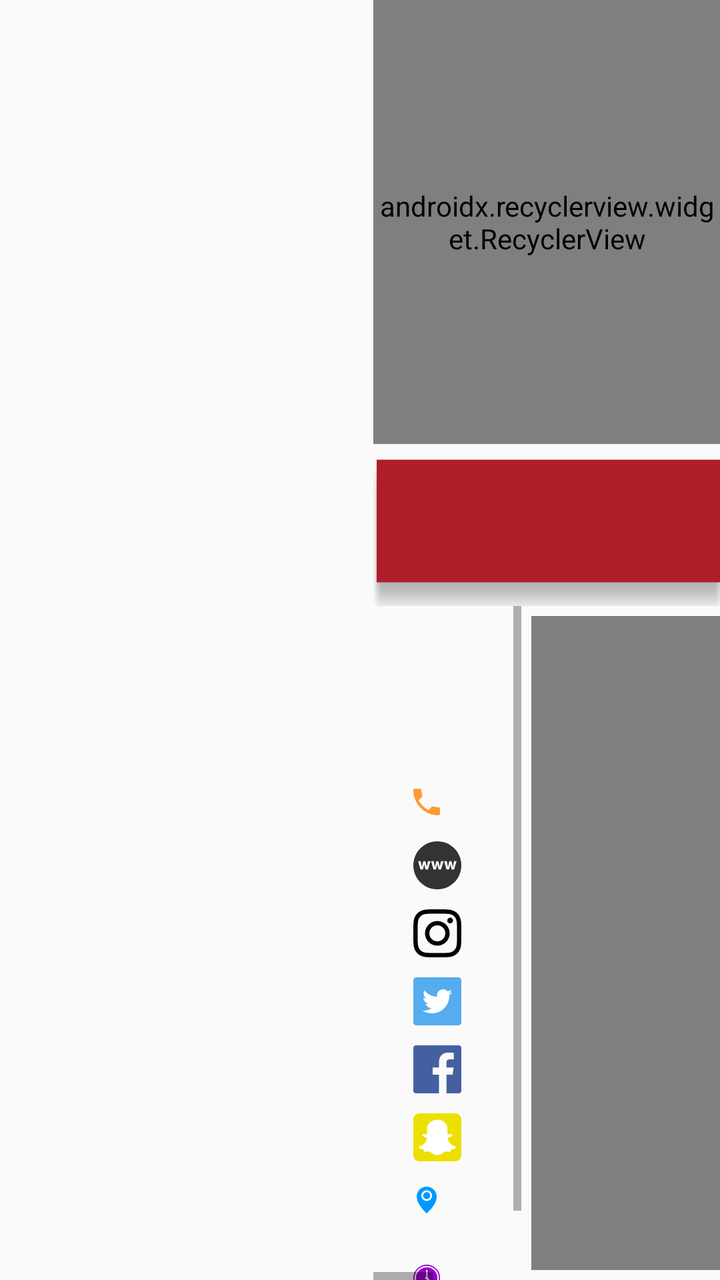
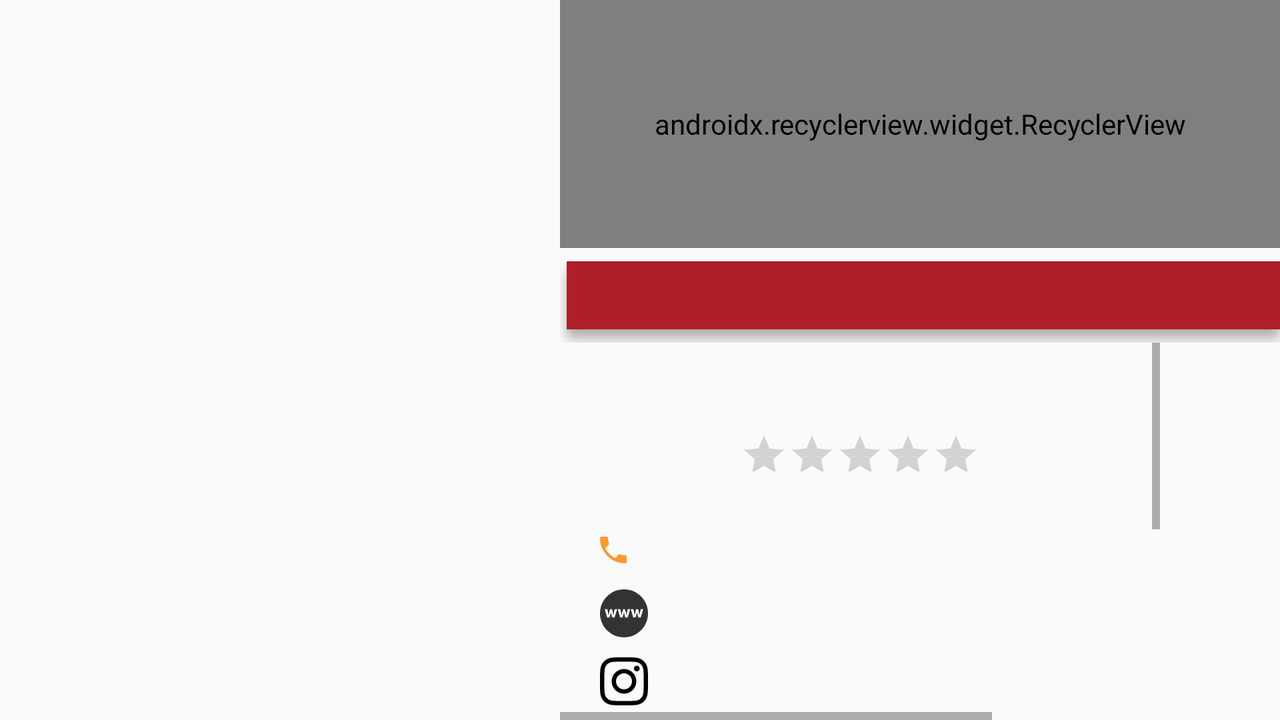

One screen, two layout resources from the same app: the default and the author's alternative for another configuration. Each is rendered where Android would select it; the XML of both is given below.
<!-- AndroidManifest.xml: application theme AppTheme -->
<!-- res/layout/fragment_directory.xml -->
<FrameLayout xmlns:android="http://schemas.android.com/apk/res/android"
    xmlns:tools="http://schemas.android.com/tools"
    android:layout_width="match_parent"
    android:layout_height="match_parent"
    xmlns:app="http://schemas.android.com/apk/res-auto"
    tools:context="com.ridealongpivot.DirectoryFragment">

    <LinearLayout
        android:id="@+id/ll_dictionary"
        android:layout_width="match_parent"
        android:layout_height="match_parent"
        android:orientation="horizontal"
        android:visibility="visible"
        android:paddingLeft="100dp"
        android:weightSum="6">

        <LinearLayout
            android:layout_width="0dp"
            android:layout_height="match_parent"
            android:layout_weight="2">

            <ExpandableListView
                android:id="@+id/list_dictionary"
                android:layout_height="match_parent"
                android:layout_width="match_parent"
                android:indicatorLeft="?android:attr/expandableListPreferredItemIndicatorLeft"
                android:divider="@android:color/darker_gray"
                android:dividerHeight="0.5dp" />

        </LinearLayout>

        <LinearLayout
            android:layout_width="0dp"
            android:layout_height="match_parent"
            android:layout_weight="4"
            android:orientation="vertical"
            android:weightSum="10">

            <android.support.v7.widget.RecyclerView
                android:id="@+id/list_offers"
                android:layout_width="match_parent"
                android:layout_height="0dp"
                android:layout_weight="3.5"
                android:orientation="horizontal"
                app:layoutManager="android.support.v7.widget.LinearLayoutManager" />

            <LinearLayout
                android:layout_width="match_parent"
                android:layout_height="0dp"
                android:layout_weight="1.2"
                android:layout_marginTop="5dp"
                android:background="@drawable/special_offers_img"/>

            <HorizontalScrollView
                android:layout_width="match_parent"
                android:layout_height="0dp"
                android:layout_weight="5.3"
                android:orientation="horizontal">

                <LinearLayout
                    android:layout_width="wrap_content"
                    android:layout_height="match_parent"
                    android:orientation="horizontal">

                    <ScrollView
                        android:layout_width="wrap_content"
                        android:layout_height="match_parent">

                        <LinearLayout
                            android:layout_width="wrap_content"
                            android:layout_height="wrap_content"
                            android:padding="10dp"
                            android:orientation="vertical">

                            <TextView
                                android:id="@+id/tv_bus_name"
                                android:layout_width="wrap_content"
                                android:layout_height="wrap_content"
                                android:textColor="@android:color/black"
                                android:textSize="18sp"
                                android:layout_gravity="center"/>

                            <TextView
                                android:id="@+id/tv_bus_con_name"
                                android:layout_width="wrap_content"
                                android:layout_height="wrap_content"
                                android:textSize="18sp"
                                android:layout_marginLeft="10dp"
                                android:textColor="@android:color/black"
                                android:layout_marginTop="20dp"/>

                            <TextView
                                android:id="@+id/tv_bus_contact"
                                android:layout_width="wrap_content"
                                android:layout_height="wrap_content"
                                android:drawableLeft="@drawable/phone_ic"
                                android:drawablePadding="20dp"
                                android:layout_marginLeft="10dp"
                                android:textColor="@android:color/black"
                                android:layout_marginTop="10dp"/>

                            <TextView
                                android:id="@+id/tv_bus_site"
                                android:layout_width="wrap_content"
                                android:layout_height="wrap_content"
                                android:drawableLeft="@drawable/website_ic"
                                android:drawablePadding="20dp"
                                android:layout_marginLeft="10dp"
                                android:textColor="@android:color/black"
                                android:layout_marginTop="10dp"/>

                            <TextView
                                android:id="@+id/tv_bus_insta"
                                android:layout_width="wrap_content"
                                android:layout_height="wrap_content"
                                android:drawableLeft="@drawable/instagram_ic"
                                android:drawablePadding="20dp"
                                android:layout_marginLeft="10dp"
                                android:textColor="@android:color/black"
                                android:layout_marginTop="10dp"/>
                            <TextView
                                android:id="@+id/tv_bus_twitter"
                                android:layout_width="wrap_content"
                                android:layout_height="wrap_content"
                                android:drawableLeft="@drawable/twitter_ic"
                                android:drawablePadding="20dp"
                                android:layout_marginLeft="10dp"
                                android:textColor="@android:color/black"
                                android:layout_marginTop="10dp"/>
                            <TextView
                                android:id="@+id/tv_bus_facebook"
                                android:layout_width="wrap_content"
                                android:layout_height="wrap_content"
                                android:drawableLeft="@drawable/facebook_ic"
                                android:drawablePadding="20dp"
                                android:layout_marginLeft="10dp"
                                android:textColor="@android:color/black"
                                android:layout_marginTop="10dp"/>
                            <TextView
                                android:id="@+id/tv_bus_snap"
                                android:layout_width="wrap_content"
                                android:layout_height="wrap_content"
                                android:drawableLeft="@drawable/snapchat_ic"
                                android:drawablePadding="20dp"
                                android:layout_marginLeft="10dp"
                                android:textColor="@android:color/black"
                                android:layout_marginTop="10dp"/>

                            <TextView
                                android:id="@+id/tv_bus_add"
                                android:layout_width="wrap_content"
                                android:layout_height="wrap_content"
                                android:drawableLeft="@drawable/map_pin_ic"
                                android:drawablePadding="20dp"
                                android:layout_marginLeft="10dp"
                                android:textColor="@android:color/black"
                                android:layout_marginTop="10dp"/>

                            <TextView
                                android:id="@+id/tv_bus_timing"
                                android:layout_width="wrap_content"
                                android:layout_height="wrap_content"
                                android:drawableLeft="@drawable/clock_ic"
                                android:drawablePadding="20dp"
                                android:layout_marginLeft="10dp"
                                android:textColor="@android:color/black"
                                android:layout_marginBottom="20dp"
                                android:layout_marginTop="20dp"/>

                        </LinearLayout>

                    </ScrollView>

                    <LinearLayout
                        android:id="@+id/ll_social_feeds"
                        android:layout_width="match_parent"
                        android:layout_height="match_parent"
                        android:orientation="horizontal">

                        <WebView
                            android:id="@+id/web_fb"
                            android:layout_width="300dp"
                            android:layout_margin="5dp"
                            android:layout_height="match_parent"/>

                        <WebView
                            android:id="@+id/web_twit"
                            android:layout_width="300dp"
                            android:layout_margin="5dp"
                            android:layout_height="match_parent"/>
                        <WebView
                            android:id="@+id/web_insta"
                            android:layout_width="300dp"
                            android:layout_margin="5dp"
                            android:layout_height="match_parent"/>

                    </LinearLayout>


                </LinearLayout>

            </HorizontalScrollView>

        </LinearLayout>

    </LinearLayout>

</FrameLayout>
<!-- resources referenced by this layout -->
<resources>
  <!-- drawable facebook_ic (drawable) -->
  <?xml version="1.0" encoding="utf-8"?>
  <layer-list xmlns:android="http://schemas.android.com/apk/res/android">
      <item android:drawable="@drawable/vector_facebook_ic"/>
  </layer-list>
  <!-- drawable instagram_ic (drawable) -->
  <?xml version="1.0" encoding="utf-8"?>
  <layer-list xmlns:android="http://schemas.android.com/apk/res/android">
      <item android:drawable="@drawable/vector_instagram_ic"/>
  </layer-list>
  <!-- drawable snapchat_ic (drawable) -->
  <?xml version="1.0" encoding="utf-8"?>
  <layer-list xmlns:android="http://schemas.android.com/apk/res/android">
      <item android:drawable="@drawable/vector_snapchat_ic"/>
  </layer-list>
  <!-- drawable twitter_ic (drawable) -->
  <?xml version="1.0" encoding="utf-8"?>
  <layer-list xmlns:android="http://schemas.android.com/apk/res/android">
      <item android:drawable="@drawable/vector_twitter_ic"/>
  </layer-list>
  <!-- drawable website_ic (drawable) -->
  <?xml version="1.0" encoding="utf-8"?>
  <layer-list xmlns:android="http://schemas.android.com/apk/res/android">
      <item android:drawable="@drawable/vector_site_ic"/>
  </layer-list>
  <!-- from res/values-v21/ -->
  <style name="AppTheme" parent="Theme.AppCompat.Light.NoActionBar">
          
          <item name="colorPrimary">@android:color/transparent</item>
          <item name="colorPrimaryDark">@color/colorPrimaryDark</item>
          <item name="colorAccent">@color/colorAccent</item>
  
          <item name="android:textColorHint">@android:color/white</item>
  
          <item name="android:statusBarColor">@android:color/transparent</item>
          <item name="android:navigationBarColor">@android:color/transparent</item>
          <item name="android:windowTranslucentStatus">false</item>
          <item name="android:windowTranslucentNavigation">true</item>
  
      </style>
  <!-- drawable vector_facebook_ic (drawable) -->
  <vector android:height="24dp" android:viewportHeight="128.0"
      android:viewportWidth="128.0" android:width="24dp" xmlns:android="http://schemas.android.com/apk/res/android">
      <path android:fillColor="#4460A0" android:pathData="M68.37,128H7.07C3.16,128 0,124.84 0,120.93V7.07C0,3.16 3.16,0 7.07,0h113.87C124.84,0 128,3.16 128,7.07v113.87c0,3.9 -3.16,7.07 -7.06,7.07H88.32V78.43h16.64l2.49,-19.32H88.32V46.78c0,-5.59 1.55,-9.4 9.57,-9.4l10.23,-0V20.09c-1.77,-0.23 -7.84,-0.76 -14.91,-0.76c-14.75,0 -24.85,9 -24.85,25.53v14.25H51.69v19.32h16.68V128z"/>
  </vector>
  <!-- drawable vector_twitter_ic (drawable) -->
  <vector android:height="24dp" android:viewportHeight="32.0"
      android:viewportWidth="32.0" android:width="24dp" xmlns:android="http://schemas.android.com/apk/res/android">
      <path android:fillColor="#55ACEE" android:pathData="M32,30c0,1.1 -0.9,2 -2,2H2c-1.1,0 -2,-0.9 -2,-2V2c0,-1.1 0.9,-2 2,-2h28c1.1,0 2,0.9 2,2V30z"/>
      <path android:fillColor="#FFFFFF" android:pathData="M25.99,9.89c-0.74,0.32 -1.52,0.54 -2.36,0.63c0.85,-0.5 1.5,-1.29 1.81,-2.23c-0.79,0.46 -1.67,0.8 -2.61,0.98C22.08,8.49 21.02,8 19.84,8c-2.27,0 -4.1,1.81 -4.1,4.04c0,0.31 0.04,0.63 0.1,0.92c-3.41,-0.17 -6.43,-1.78 -8.45,-4.22c-0.35,0.6 -0.56,1.29 -0.56,2.03c0,1.4 0.73,2.63 1.82,3.36c-0.67,-0.02 -1.3,-0.2 -1.86,-0.51c-0,0.02 -0,0.03 -0,0.05c0,1.96 1.41,3.59 3.29,3.96c-0.34,0.09 -0.7,0.14 -1.08,0.14c-0.26,0 -0.52,-0.02 -0.77,-0.07c0.52,1.6 2.03,2.77 3.83,2.81C10.67,21.59 8.9,22.24 6.98,22.24c-0.33,0 -0.66,-0.02 -0.98,-0.06c1.81,1.14 3.97,1.81 6.29,1.81c7.54,0 11.67,-6.15 11.67,-11.49c0,-0.17 -0,-0.35 -0.01,-0.52C24.74,11.41 25.44,10.7 25.99,9.89z"/>
  </vector>
  <color name="colorPrimaryDark">#303F9F</color>
  <color name="colorAccent">#ffffff</color>
</resources>
<!-- res/layout-land/fragment_directory.xml (the author's variant of the layout above) -->
<!-- drawn on the phone turned sideways -->
<FrameLayout xmlns:android="http://schemas.android.com/apk/res/android"
    xmlns:tools="http://schemas.android.com/tools"
    android:layout_width="match_parent"
    android:layout_height="match_parent"
    xmlns:app="http://schemas.android.com/apk/res-auto"
    tools:context="com.ridealongpivot.DirectoryFragment">

    <LinearLayout
        android:id="@+id/ll_dictionary"
        android:layout_width="match_parent"
        android:layout_height="match_parent"
        android:orientation="horizontal"
        android:visibility="visible"
        android:paddingLeft="100dp"
        android:weightSum="6">

        <LinearLayout
            android:layout_width="0dp"
            android:layout_height="match_parent"
            android:layout_weight="2">

            <ExpandableListView
                android:id="@+id/list_dictionary"
                android:layout_height="match_parent"
                android:layout_width="match_parent"
                android:indicatorLeft="?android:attr/expandableListPreferredItemIndicatorLeft"
                android:divider="@android:color/darker_gray"
                android:dividerHeight="0.5dp" />

        </LinearLayout>

        <LinearLayout
            android:id="@+id/ll_realbusiness"
            android:layout_width="0dp"
            android:layout_height="match_parent"
            android:layout_weight="4"
            android:visibility="visible"
            android:orientation="vertical"
            android:weightSum="10">

            <android.support.v7.widget.RecyclerView
                android:id="@+id/list_offers"
                android:layout_width="match_parent"
                android:layout_height="0dp"
                android:layout_weight="3.5"
                android:orientation="horizontal"
                app:layoutManager="android.support.v7.widget.LinearLayoutManager" />

            <LinearLayout
                android:id="@+id/ll_sp_offer_tag"
                android:layout_width="match_parent"
                android:layout_height="0dp"
                android:layout_weight="1.2"
                android:orientation="horizontal"
                android:layout_marginTop="5dp"
                android:background="@drawable/special_offers_img">

                <TextView
                    android:id="@+id/tv_sp_ofr"
                    android:layout_width="match_parent"
                    android:layout_height="match_parent"
                    android:layout_gravity="center"
                    android:layout_marginBottom="3dp"
                    android:textColor="@android:color/white"
                    android:textSize="20sp"
                    android:textStyle="bold"
                    android:gravity="center"/>

            </LinearLayout>

            <Button
                android:id="@+id/bt_post_special_offer"
                android:layout_width="match_parent"
                android:layout_height="0dp"
                android:layout_weight="1.2"
                android:visibility="gone"
                android:background="@drawable/login_button_bg"
                android:text="@string/post_special_offer"
                android:foreground="?android:attr/selectableItemBackground"
                android:textColor="@android:color/white"/>

            <HorizontalScrollView
                android:layout_width="match_parent"
                android:layout_height="0dp"
                android:layout_weight="5.3"
                android:orientation="horizontal">

                <LinearLayout
                    android:layout_width="wrap_content"
                    android:layout_height="match_parent"
                    android:orientation="horizontal">

                    <ScrollView
                        android:layout_width="wrap_content"
                        android:layout_height="match_parent">

                        <LinearLayout
                            android:layout_width="300dp"
                            android:layout_height="wrap_content"
                            android:padding="10dp"
                            android:orientation="vertical">

                            <TextView
                                android:id="@+id/tv_bus_name"
                                android:layout_width="wrap_content"
                                android:layout_height="wrap_content"
                                android:textColor="@android:color/black"
                                android:textStyle="bold"
                                android:textSize="18sp"
                                android:layout_gravity="center"/>

                            <RatingBar
                                android:id="@+id/rb_business"
                                android:layout_width="wrap_content"
                                android:layout_height="40dp"
                                android:isIndicator="true"
                                android:scaleY="0.5"
                                android:layout_gravity="center"
                                android:scaleX="0.5"/>

                            <TextView
                                android:id="@+id/tv_bus_con_name"
                                android:layout_width="wrap_content"
                                android:layout_height="wrap_content"
                                android:textSize="18sp"
                                android:layout_marginLeft="10dp"
                                android:visibility="gone"
                                android:textColor="@android:color/black"
                                android:layout_marginTop="20dp"/>

                            <TextView
                                android:id="@+id/tv_bus_contact"
                                android:layout_width="wrap_content"
                                android:layout_height="wrap_content"
                                android:drawableLeft="@drawable/phone_ic"
                                android:drawablePadding="20dp"
                                android:layout_marginLeft="10dp"
                                android:textColor="@android:color/black"
                                android:layout_marginTop="20dp"/>

                            <TextView
                                android:id="@+id/tv_bus_site"
                                android:layout_width="wrap_content"
                                android:layout_height="wrap_content"
                                android:drawableLeft="@drawable/website_ic"
                                android:drawablePadding="20dp"
                                android:layout_marginLeft="10dp"
                                android:textColor="@android:color/black"
                                android:layout_marginTop="10dp"/>

                            <TextView
                                android:id="@+id/tv_bus_insta"
                                android:layout_width="wrap_content"
                                android:layout_height="wrap_content"
                                android:drawableLeft="@drawable/instagram_ic"
                                android:drawablePadding="20dp"
                                android:layout_marginLeft="10dp"
                                android:textColor="@android:color/black"
                                android:layout_marginTop="10dp"/>
                            <TextView
                                android:id="@+id/tv_bus_twitter"
                                android:layout_width="wrap_content"
                                android:layout_height="wrap_content"
                                android:drawableLeft="@drawable/twitter_ic"
                                android:drawablePadding="20dp"
                                android:layout_marginLeft="10dp"
                                android:textColor="@android:color/black"
                                android:layout_marginTop="10dp"/>
                            <TextView
                                android:id="@+id/tv_bus_facebook"
                                android:layout_width="wrap_content"
                                android:layout_height="wrap_content"
                                android:drawableLeft="@drawable/facebook_ic"
                                android:drawablePadding="20dp"
                                android:layout_marginLeft="10dp"
                                android:textColor="@android:color/black"
                                android:layout_marginTop="10dp"/>
                            <TextView
                                android:id="@+id/tv_bus_snap"
                                android:layout_width="wrap_content"
                                android:layout_height="wrap_content"
                                android:drawableLeft="@drawable/snapchat_ic"
                                android:drawablePadding="20dp"
                                android:layout_marginLeft="10dp"
                                android:textColor="@android:color/black"
                                android:layout_marginTop="10dp"/>

                            <TextView
                                android:id="@+id/tv_bus_add"
                                android:layout_width="wrap_content"
                                android:layout_height="wrap_content"
                                android:drawableLeft="@drawable/map_pin_ic"
                                android:drawablePadding="20dp"
                                android:layout_marginLeft="10dp"
                                android:textColor="@android:color/black"
                                android:layout_marginTop="10dp"/>

                            <TextView
                                android:id="@+id/tv_bus_timing"
                                android:layout_width="wrap_content"
                                android:layout_height="wrap_content"
                                android:drawableLeft="@drawable/clock_ic"
                                android:drawablePadding="20dp"
                                android:layout_marginLeft="10dp"
                                android:textColor="@android:color/black"
                                android:layout_marginBottom="20dp"
                                android:layout_marginTop="20dp"/>

                        </LinearLayout>

                    </ScrollView>

                    <LinearLayout
                        android:id="@+id/ll_social_feeds"
                        android:layout_width="match_parent"
                        android:layout_height="match_parent"
                        android:orientation="horizontal">

                        <ListView
                            android:id="@+id/lv_twit"
                            android:layout_width="300dp"
                            android:layout_height="match_parent">

                        </ListView>

                        <WebView
                            android:id="@+id/web_video"
                            android:layout_width="300dp"
                            android:layout_margin="5dp"
                            android:visibility="gone"
                            android:layout_height="match_parent"/>

                        <WebView
                            android:id="@+id/web_fb"
                            android:layout_width="300dp"
                            android:layout_margin="5dp"
                            android:visibility="gone"
                            android:layout_height="match_parent"/>

                        <GridView
                            android:id="@+id/gv_insta"
                            android:layout_width="300dp"
                            android:visibility="gone"
                            android:gravity="center"
                            android:layout_gravity="center"
                            android:stretchMode="columnWidth"
                            android:adjustViewBounds="true"
                            android:layout_height="match_parent"
                            android:horizontalSpacing="0dp"
                            android:verticalSpacing="0dp"
                            android:columnWidth="100dp"
                            android:numColumns="auto_fit">

                        </GridView>

                    </LinearLayout>


                </LinearLayout>

            </HorizontalScrollView>

        </LinearLayout>


    </LinearLayout>

</FrameLayout>
<!-- resources referenced by the variant -->
<!-- as the phone turned sideways resolves them -->
<resources>
  <!-- drawable facebook_ic (drawable) -->
  <?xml version="1.0" encoding="utf-8"?>
  <layer-list xmlns:android="http://schemas.android.com/apk/res/android">
      <item android:drawable="@drawable/vector_facebook_ic"/>
  </layer-list>
  <!-- drawable instagram_ic (drawable) -->
  <?xml version="1.0" encoding="utf-8"?>
  <layer-list xmlns:android="http://schemas.android.com/apk/res/android">
      <item android:drawable="@drawable/vector_instagram_ic"/>
  </layer-list>
  <!-- drawable login_button_bg (drawable) -->
  <?xml version="1.0" encoding="utf-8"?>
  <shape android:shape="rectangle"
      xmlns:android="http://schemas.android.com/apk/res/android">
  
     
      <solid android:color="#F47923"/>
      <corners android:radius="30dp"/>
  
  
  </shape>
  <!-- drawable snapchat_ic (drawable) -->
  <?xml version="1.0" encoding="utf-8"?>
  <layer-list xmlns:android="http://schemas.android.com/apk/res/android">
      <item android:drawable="@drawable/vector_snapchat_ic"/>
  </layer-list>
  <!-- drawable twitter_ic (drawable) -->
  <?xml version="1.0" encoding="utf-8"?>
  <layer-list xmlns:android="http://schemas.android.com/apk/res/android">
      <item android:drawable="@drawable/vector_twitter_ic"/>
  </layer-list>
  <!-- drawable website_ic (drawable) -->
  <?xml version="1.0" encoding="utf-8"?>
  <layer-list xmlns:android="http://schemas.android.com/apk/res/android">
      <item android:drawable="@drawable/vector_site_ic"/>
  </layer-list>
  <string name="post_special_offer">No offers yet, touch here to suggest one is added</string>
  <!-- from res/values-v21/ -->
  <style name="AppTheme" parent="Theme.AppCompat.Light.NoActionBar">
          
          <item name="colorPrimary">@android:color/transparent</item>
          <item name="colorPrimaryDark">@color/colorPrimaryDark</item>
          <item name="colorAccent">@color/colorAccent</item>
  
          <item name="android:textColorHint">@android:color/white</item>
  
          <item name="android:statusBarColor">@android:color/transparent</item>
          <item name="android:navigationBarColor">@android:color/transparent</item>
          <item name="android:windowTranslucentStatus">false</item>
          <item name="android:windowTranslucentNavigation">true</item>
  
      </style>
  <!-- drawable vector_facebook_ic (drawable) -->
  <vector android:height="24dp" android:viewportHeight="128.0"
      android:viewportWidth="128.0" android:width="24dp" xmlns:android="http://schemas.android.com/apk/res/android">
      <path android:fillColor="#4460A0" android:pathData="M68.37,128H7.07C3.16,128 0,124.84 0,120.93V7.07C0,3.16 3.16,0 7.07,0h113.87C124.84,0 128,3.16 128,7.07v113.87c0,3.9 -3.16,7.07 -7.06,7.07H88.32V78.43h16.64l2.49,-19.32H88.32V46.78c0,-5.59 1.55,-9.4 9.57,-9.4l10.23,-0V20.09c-1.77,-0.23 -7.84,-0.76 -14.91,-0.76c-14.75,0 -24.85,9 -24.85,25.53v14.25H51.69v19.32h16.68V128z"/>
  </vector>
  <!-- drawable vector_twitter_ic (drawable) -->
  <vector android:height="24dp" android:viewportHeight="32.0"
      android:viewportWidth="32.0" android:width="24dp" xmlns:android="http://schemas.android.com/apk/res/android">
      <path android:fillColor="#55ACEE" android:pathData="M32,30c0,1.1 -0.9,2 -2,2H2c-1.1,0 -2,-0.9 -2,-2V2c0,-1.1 0.9,-2 2,-2h28c1.1,0 2,0.9 2,2V30z"/>
      <path android:fillColor="#FFFFFF" android:pathData="M25.99,9.89c-0.74,0.32 -1.52,0.54 -2.36,0.63c0.85,-0.5 1.5,-1.29 1.81,-2.23c-0.79,0.46 -1.67,0.8 -2.61,0.98C22.08,8.49 21.02,8 19.84,8c-2.27,0 -4.1,1.81 -4.1,4.04c0,0.31 0.04,0.63 0.1,0.92c-3.41,-0.17 -6.43,-1.78 -8.45,-4.22c-0.35,0.6 -0.56,1.29 -0.56,2.03c0,1.4 0.73,2.63 1.82,3.36c-0.67,-0.02 -1.3,-0.2 -1.86,-0.51c-0,0.02 -0,0.03 -0,0.05c0,1.96 1.41,3.59 3.29,3.96c-0.34,0.09 -0.7,0.14 -1.08,0.14c-0.26,0 -0.52,-0.02 -0.77,-0.07c0.52,1.6 2.03,2.77 3.83,2.81C10.67,21.59 8.9,22.24 6.98,22.24c-0.33,0 -0.66,-0.02 -0.98,-0.06c1.81,1.14 3.97,1.81 6.29,1.81c7.54,0 11.67,-6.15 11.67,-11.49c0,-0.17 -0,-0.35 -0.01,-0.52C24.74,11.41 25.44,10.7 25.99,9.89z"/>
  </vector>
  <color name="colorPrimaryDark">#303F9F</color>
  <color name="colorAccent">#ffffff</color>
</resources>
